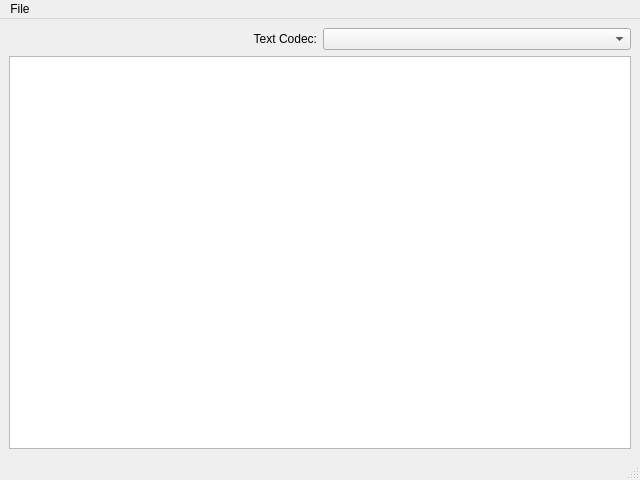
<?xml version="1.0" encoding="UTF-8"?>
<ui version="4.0">
 <author>Pedro Lopez-Cabanillas &lt;plcl@users.sourceforge.net&gt;</author>
 <comment>
     IconvQtPOC - Integrating iconv() for Unicode Conversion in Qt apps
     Copyright (C) 2022 Pedro Lopez-Cabanillas

     This program is free software: you can redistribute it and/or modify
     it under the terms of the GNU General Public License as published by
     the Free Software Foundation, either version 3 of the License, or
     (at your option) any later version.

     This program is distributed in the hope that it will be useful,
     but WITHOUT ANY WARRANTY; without even the implied warranty of
     MERCHANTABILITY or FITNESS FOR A PARTICULAR PURPOSE.  See the
     GNU General Public License for more details.

     You should have received a copy of the GNU General Public License
     along with this program.  If not, see &lt;https://www.gnu.org/licenses/&gt;.
 </comment>
 <class>MainWindow</class>
 <widget class="QMainWindow" name="MainWindow">
  <property name="geometry">
   <rect>
    <x>0</x>
    <y>0</y>
    <width>640</width>
    <height>480</height>
   </rect>
  </property>
  <property name="windowTitle">
   <string>IconvQtPOC</string>
  </property>
  <widget class="QWidget" name="centralwidget">
   <layout class="QGridLayout" name="gridLayout">
    <item row="0" column="0">
     <widget class="QLabel" name="label">
      <property name="enabled">
       <bool>true</bool>
      </property>
      <property name="lineWidth">
       <number>-1</number>
      </property>
      <property name="midLineWidth">
       <number>3</number>
      </property>
      <property name="text">
       <string>Text Codec:</string>
      </property>
      <property name="alignment">
       <set>Qt::AlignRight|Qt::AlignTrailing|Qt::AlignVCenter</set>
      </property>
     </widget>
    </item>
    <item row="0" column="1">
     <widget class="QComboBox" name="comboBox">
      <property name="enabled">
       <bool>true</bool>
      </property>
     </widget>
    </item>
    <item row="1" column="0" colspan="2">
     <widget class="QTextEdit" name="textEdit">
      <property name="readOnly">
       <bool>true</bool>
      </property>
     </widget>
    </item>
   </layout>
  </widget>
  <widget class="QMenuBar" name="menubar">
   <property name="geometry">
    <rect>
     <x>0</x>
     <y>0</y>
     <width>640</width>
     <height>23</height>
    </rect>
   </property>
   <widget class="QMenu" name="menuFile">
    <property name="title">
     <string>File</string>
    </property>
    <addaction name="actionOpen"/>
    <addaction name="separator"/>
    <addaction name="actionQuit"/>
   </widget>
   <addaction name="menuFile"/>
  </widget>
  <widget class="QStatusBar" name="statusbar"/>
  <action name="actionOpen">
   <property name="text">
    <string>Open...</string>
   </property>
  </action>
  <action name="actionQuit">
   <property name="text">
    <string>Quit</string>
   </property>
  </action>
 </widget>
 <resources/>
 <connections/>
</ui>
